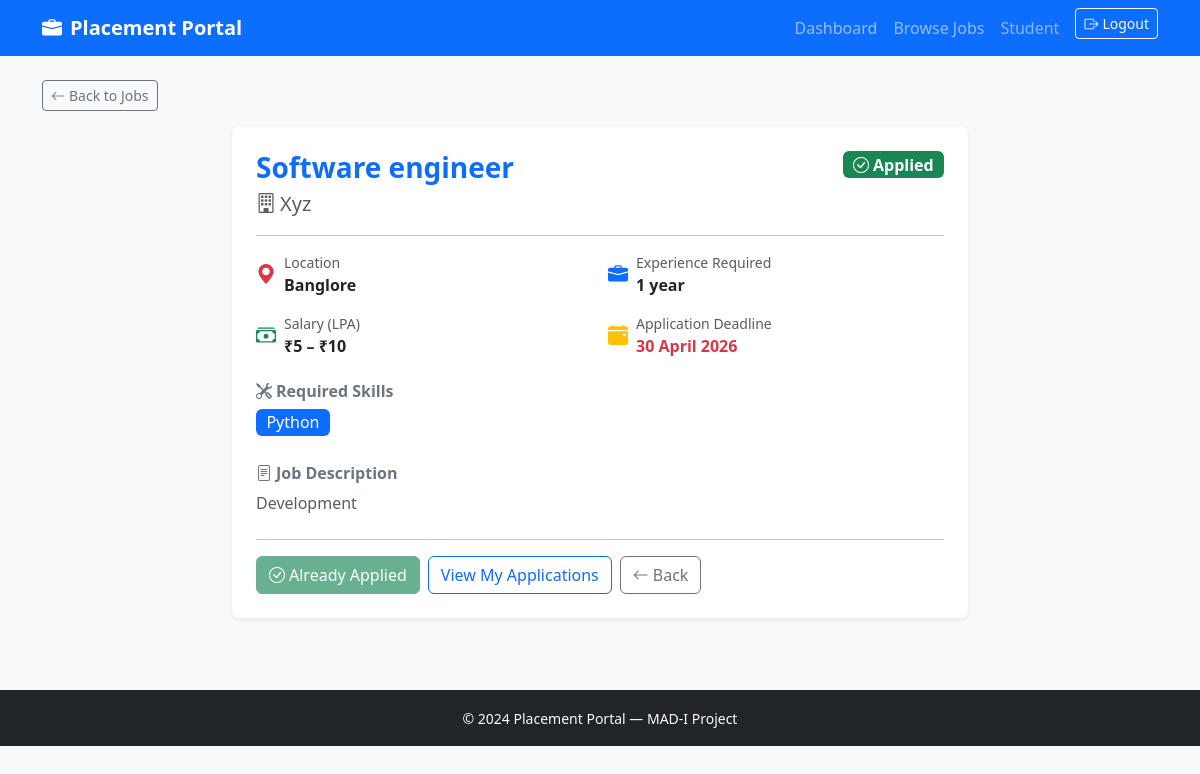
/student/job/1 (signed in), run on the app's committed database.
### models.py (models this page shows, shortened)
class User(UserMixin, db.Model):
    id= db.Column(db.Integer, primary_key=True)
    username= db.Column(db.String(80), unique=True, nullable=False)
    email= db.Column(db.String(120), unique=True, nullable=False)
    password_hash = db.Column(db.String(256))
    role = db.Column(db.String(20))
    active = db.Column(db.Boolean, default=True)
    student_profile = db.relationship('Student', backref='user', uselist=False)
    company_profile = db.relationship('Company', backref='user', uselist=False)
    @property
    def is_active(self):
        return self.active

class JobPosition(db.Model):
    id = db.Column(db.Integer, primary_key=True)
    company_id = db.Column(db.Integer, db.ForeignKey('company.id'), nullable=False)
    title = db.Column(db.String(150))
    description = db.Column(db.Text)
    required_skills = db.Column(db.Text)
    experience = db.Column(db.String(100))
    salary_min = db.Column(db.Float)
    salary_max = db.Column(db.Float)
    location = db.Column(db.String(150))
    deadline = db.Column(db.DateTime)
    status = db.Column(db.String(20), default='active')
    is_approved = db.Column(db.Boolean, default=False)
    created_at = db.Column(db.DateTime, default=lambda: datetime.now(timezone.utc), nullable=False)
    applications = db.relationship('Application', backref='job', lazy='dynamic')

class Company(db.Model):
    id = db.Column(db.Integer, primary_key=True)
    user_id = db.Column(db.Integer, db.ForeignKey('user.id'), nullable=False)
    name = db.Column(db.String(150))
    industry = db.Column(db.String(100))
    website = db.Column(db.String(250))
    description = db.Column(db.Text)
    location = db.Column(db.String(150))
    approval_status = db.Column(db.String(20), default='pending')
    is_blacklisted  = db.Column(db.Boolean, default=False)
    created_at = db.Column(db.DateTime, default=lambda: datetime.now(timezone.utc), nullable=False)
    jobs = db.relationship('JobPosition', backref='company', lazy='dynamic')

### routes/student.py (the view)
@student_bp.route('/job/<int:job_id>')
@login_required
@student_required
def job_detail(job_id):
    job     = JobPosition.query.get_or_404(job_id)
    student = current_user.student_profile
    already_applied = Application.query.filter_by(
                        student_id=student.id,
                        job_id=job_id
                      ).first() is not None
    return render_template('student/job_detail.html',
                           job=job,
                           already_applied=already_applied)

### models.py (called while the page is built)
@login_manager.user_loader
def load_user(user_id):
    return User.query.get(int(user_id))

### routes/student.py (called while the page is built)
def student_required(f):
    @wraps(f)
    def wrapped(*args, **kwargs):
        if not current_user.is_authenticated:
            return redirect(url_for('auth.login'))
        if current_user.role != 'student':
            flash('Student access required.', 'danger')
            return redirect(url_for('auth.login'))
        if not current_user.active:
            flash('Your account has been suspended.', 'danger')
            return redirect(url_for('auth.logout'))
        return f(*args, **kwargs)
    return wrapped

### templates/student/job_detail.html (shortened to what this page needs)
{% extends 'base.html' %}
{% block content %}
<div class="mb-3">
  <a href="{{ url_for('student.jobs') }}" class="btn btn-outline-secondary btn-sm">
    <i class="bi bi-arrow-left me-1"></i>Back to Jobs
  </a>
</div>
<div class="row justify-content-center">
  <div class="col-lg-8">
    <div class="card border-0 shadow-sm mb-4">
      <div class="card-body p-4">
        <div class="d-flex justify-content-between align-items-start mb-3">
          <div>
            <h3 class="fw-bold text-primary mb-1">{{ job.title }}</h3>
            <p class="text-muted mb-0 fs-5">
              <i class="bi bi-building me-1"></i>{{ job.company.name }}
            </p>
          </div>
          {% if already_applied %}
          <span class="badge bg-success fs-6 ms-3 flex-shrink-0">
            <i class="bi bi-check-circle me-1"></i>Applied
          </span>
          {% endif %}
        </div>
        <hr>
        <div class="row g-3 mb-4">
          {% if job.location %}
          <div class="col-sm-6">
            <div class="d-flex align-items-center gap-2">
              <i class="bi bi-geo-alt-fill text-danger fs-5"></i>
              <div>
                <div class="small text-muted">Location</div>
                <div class="fw-semibold">{{ job.location }}</div>
              </div>
            </div>
          </div>
          {% endif %}
          {% if job.experience %}
          <div class="col-sm-6">
            <div class="d-flex align-items-center gap-2">
              <i class="bi bi-briefcase-fill text-primary fs-5"></i>
              <div>
                <div class="small text-muted">Experience Required</div>
                <div class="fw-semibold">{{ job.experience }}</div>
              </div>
            </div>
          </div>
          {% endif %}
          {% if job.salary_min or job.salary_max %}
          <div class="col-sm-6">
            <div class="d-flex align-items-center gap-2">
              <i class="bi bi-cash-stack text-success fs-5"></i>
              <div>
                <div class="small text-muted">Salary (LPA)</div>
                <div class="fw-semibold">
                  {% if job.salary_min and job.salary_max %}
                    ₹{{ '{:,.0f}'.format(job.salary_min) }} – ₹{{ '{:,.0f}'.format(job.salary_max) }}
                  {% elif job.salary_min %}
                    From ₹{{ '{:,.0f}'.format(job.salary_min) }}
                  {% else %}
                    Up to ₹{{ '{:,.0f}'.format(job.salary_max) }}
                  {% endif %}
                </div>
              </div>
            </div>
          </div>
          {% endif %}
          {% if job.deadline %}
          <div class="col-sm-6">
            <div class="d-flex align-items-center gap-2">
              <i class="bi bi-calendar-event-fill text-warning fs-5"></i>
              <div>
                <div class="small text-muted">Application Deadline</div>
                <div class="fw-semibold text-danger">{{ job.deadline.strftime('%d %B %Y') }}</div>
              </div>
            </div>
          </div>
          {% endif %}
        </div>
        {% if job.required_skills %}
        <div class="mb-4">
          <h6 class="fw-bold text-secondary mb-2">
            <i class="bi bi-tools me-1"></i>Required Skills
          </h6>
          <div>
            {% for skill in job.required_skills.split(',') %}
            <span class="badge bg-primary me-1 mb-1 fs-6 fw-normal">{{ skill.strip() }}</span>
            {% endfor %}
          </div>
        </div>
        {% endif %}
        {% if job.description %}
        <div class="mb-4">
          <h6 class="fw-bold text-secondary mb-2">
            <i class="bi bi-file-text me-1"></i>Job Description
          </h6>
          <div class="text-muted" style="white-space: pre-line;">{{ job.description }}</div>
        </div>
        {% endif %}
        <hr>
        <div class="d-flex gap-2">
          {% if already_applied %}
          <button class="btn btn-success" disabled>
            <i class="bi bi-check-circle me-1"></i>Already Applied
          </button>
          <a href="{{ url_for('student.my_applications') }}" class="btn btn-outline-primary">
            View My Applications
          </a>
          {% endif %}
          <a href="{{ url_for('student.jobs') }}" class="btn btn-outline-secondary">
            <i class="bi bi-arrow-left me-1"></i>Back
          </a>
        </div>
      </div>
    </div>
  </div>
</div>
{% endblock %}

### templates/base.html (shortened to what this page needs)
<!DOCTYPE html>
<html lang="en">
<head>
  <link href="https://cdn.jsdelivr.net/npm/bootstrap@5.3.0/dist/css/bootstrap.min.css" rel="stylesheet"/>
  <link href="https://cdn.jsdelivr.net/npm/bootstrap-icons@1.11.0/font/bootstrap-icons.css" rel="stylesheet"/>
</head>
<body class="bg-light">
<nav class="navbar navbar-expand-lg navbar-dark bg-primary">
  <div class="container">
    <a class="navbar-brand fw-bold" href="{{ url_for('auth.index') }}">
      <i class="bi bi-briefcase-fill me-2"></i>Placement Portal
    </a>
    <div class="collapse navbar-collapse" id="navbarNav">
      <ul class="navbar-nav ms-auto">
        {% if current_user.is_authenticated %}
          {% if current_user.role == 'admin' %}
            <li class="nav-item">
              <a class="nav-link" href="{{ url_for('admin.dashboard') }}">Dashboard</a>
            </li>
          {% elif current_user.role == 'company' %}
            <li class="nav-item">
              <a class="nav-link" href="{{ url_for('company.dashboard') }}">Dashboard</a>
            </li>
          {% elif current_user.role == 'student' %}
            <li class="nav-item">
              <a class="nav-link" href="{{ url_for('student.dashboard') }}">Dashboard</a>
            </li>
            <li class="nav-item">
              <a class="nav-link" href="{{ url_for('student.jobs') }}">Browse Jobs</a>
            </li>
          {% endif %}
          <li class="nav-item">
            <span class="nav-link text-white-50">
              {{ current_user.role | capitalize }}
            </span>
          </li>
          <li class="nav-item">
            <a class="btn btn-outline-light btn-sm ms-2"
               href="{{ url_for('auth.logout') }}">
              <i class="bi bi-box-arrow-right me-1"></i>Logout
            </a>
          </li>
        {% endif %}
      </ul>
    </div>
  </div>
</nav>
<main class="container my-4">
  {% block content %}{% endblock %}
</main>
<footer class="bg-dark text-light text-center py-3 mt-5">
  <small>&copy; 2024 Placement Portal — MAD-I Project</small>
</footer>
</body>
</html>

### data on the page
User: role "Student"
JobPosition: title "Software engineer", location "Banglore", experience "1 year", salary_min "5", salary_max "10", deadline "30 April 2026", strip "Python", description "Development"
Company: company.name "Xyz"
